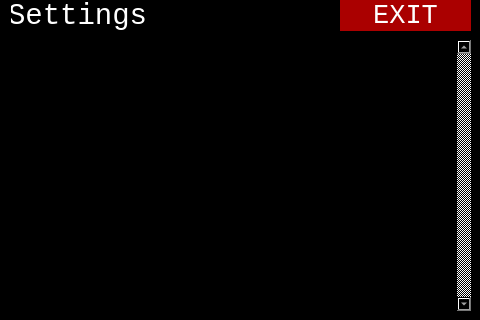
<?xml version="1.0" encoding="UTF-8"?>
<ui version="4.0">
 <class>MainWindow</class>
 <widget class="QMainWindow" name="MainWindow">
  <property name="geometry">
   <rect>
    <x>0</x>
    <y>0</y>
    <width>480</width>
    <height>320</height>
   </rect>
  </property>
  <property name="sizePolicy">
   <sizepolicy hsizetype="Fixed" vsizetype="Fixed">
    <horstretch>0</horstretch>
    <verstretch>0</verstretch>
   </sizepolicy>
  </property>
  <property name="maximumSize">
   <size>
    <width>640</width>
    <height>480</height>
   </size>
  </property>
  <property name="cursor">
   <cursorShape>ArrowCursor</cursorShape>
  </property>
  <property name="windowTitle">
   <string>MainWindow</string>
  </property>
  <property name="styleSheet">
   <string notr="true">background-color: rgb(0, 0, 0);
color: rgb(255, 255, 255);</string>
  </property>
  <property name="tabShape">
   <enum>QTabWidget::Rounded</enum>
  </property>
  <widget class="QWidget" name="centralwidget">
   <widget class="QListView" name="list_view">
    <property name="geometry">
     <rect>
      <x>10</x>
      <y>40</y>
      <width>461</width>
      <height>271</height>
     </rect>
    </property>
    <property name="sizePolicy">
     <sizepolicy hsizetype="Fixed" vsizetype="Fixed">
      <horstretch>0</horstretch>
      <verstretch>0</verstretch>
     </sizepolicy>
    </property>
    <property name="font">
     <font>
      <family>Consolas</family>
      <pointsize>16</pointsize>
     </font>
    </property>
    <property name="focusPolicy">
     <enum>Qt::StrongFocus</enum>
    </property>
    <property name="autoFillBackground">
     <bool>true</bool>
    </property>
    <property name="frameShape">
     <enum>QFrame::NoFrame</enum>
    </property>
    <property name="frameShadow">
     <enum>QFrame::Plain</enum>
    </property>
    <property name="verticalScrollBarPolicy">
     <enum>Qt::ScrollBarAlwaysOn</enum>
    </property>
    <property name="horizontalScrollBarPolicy">
     <enum>Qt::ScrollBarAlwaysOff</enum>
    </property>
    <property name="sizeAdjustPolicy">
     <enum>QAbstractScrollArea::AdjustIgnored</enum>
    </property>
    <property name="autoScroll">
     <bool>false</bool>
    </property>
    <property name="editTriggers">
     <set>QAbstractItemView::NoEditTriggers</set>
    </property>
    <property name="showDropIndicator" stdset="0">
     <bool>false</bool>
    </property>
    <property name="defaultDropAction">
     <enum>Qt::IgnoreAction</enum>
    </property>
    <property name="selectionMode">
     <enum>QAbstractItemView::NoSelection</enum>
    </property>
    <property name="verticalScrollMode">
     <enum>QAbstractItemView::ScrollPerPixel</enum>
    </property>
    <property name="viewMode">
     <enum>QListView::ListMode</enum>
    </property>
    <property name="wordWrap">
     <bool>false</bool>
    </property>
   </widget>
   <widget class="QPushButton" name="exit_settings">
    <property name="geometry">
     <rect>
      <x>340</x>
      <y>0</y>
      <width>131</width>
      <height>31</height>
     </rect>
    </property>
    <property name="font">
     <font>
      <family>Consolas</family>
      <pointsize>20</pointsize>
     </font>
    </property>
    <property name="styleSheet">
     <string notr="true">background-color: rgb(170, 0, 0);
border: none;</string>
    </property>
    <property name="text">
     <string>EXIT</string>
    </property>
   </widget>
   <widget class="QLineEdit" name="lineEdit">
    <property name="geometry">
     <rect>
      <x>10</x>
      <y>0</y>
      <width>141</width>
      <height>31</height>
     </rect>
    </property>
    <property name="font">
     <font>
      <family>Consolas</family>
      <pointsize>22</pointsize>
     </font>
    </property>
    <property name="text">
     <string>Settings</string>
    </property>
   </widget>
  </widget>
 </widget>
 <resources/>
 <connections/>
</ui>
